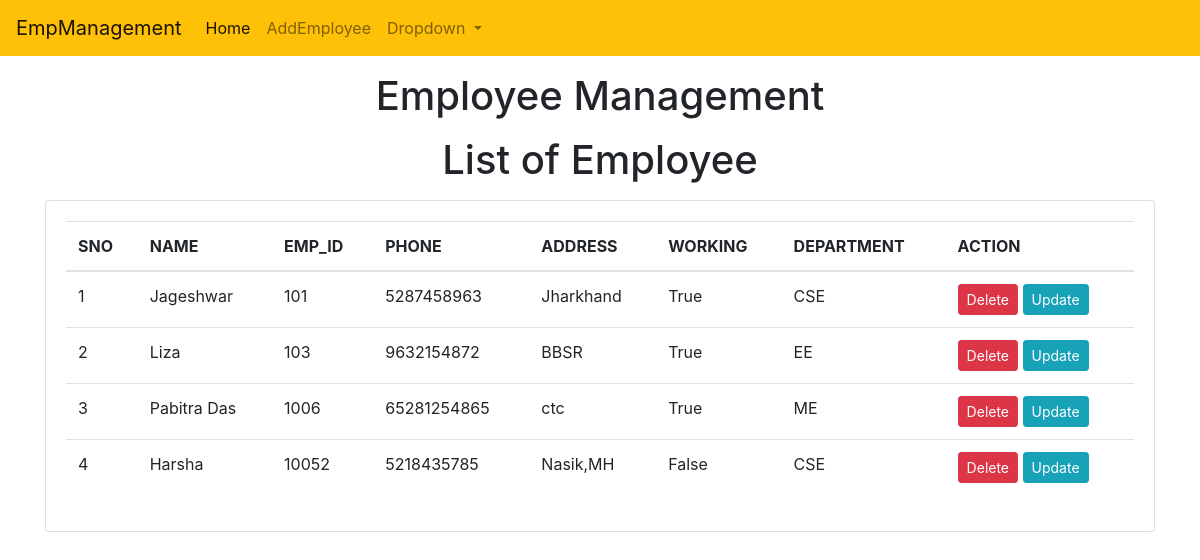
The page /emp/home/ on the database its author committed.
### emp/models.py (models this page shows)
class Emp(models.Model):
    name=models.CharField(max_length=200)
    emp_id=models.CharField(max_length=100)
    phone=models.CharField(max_length=10)
    address=models.CharField(max_length=150)
    working=models.BooleanField(default=True)
    department=models.CharField(max_length=10)

### emp/views.py (the view)
# urls.py: path("home/",emp_home),
def emp_home(request):
    emps=Emp.objects.all()
    return render(request,"emp/home.html", {'emps':emps})

### templates/emp/home.html (shortened to what this page needs)
<!doctype html>
<html lang="en">
  <head>
    <link rel="stylesheet" href="https://cdn.jsdelivr.net/npm/bootstrap@4.0.0/dist/css/bootstrap.min.css">
  </head>
  <body>
    {% include 'emp/navbar.html' %}
     <h1 class="text-center my-3">Employee Management</h1>
     <h1 class="text-center my-3">List of Employee</h1>
     <div class="container">
      <div class="row">
        <div class="col-md-12">
          <div class="card">
            <div class="card-body">
              <table class="table">
                <thead>
                  <tr>
                    <th>SNO</th>
                    <th>NAME</th>
                    <th>EMP_ID</th>
                    <th>PHONE</th>
                    <th>ADDRESS</th>
                    <th>WORKING</th>
                    <th>DEPARTMENT</th>
                    <th>ACTION</th>
                  </tr>
                </thead>
                <tbody>
                  {% for e in emps %}
                  <tr>
                    <td>{{forloop.counter}}</td>
                    <td>{{e.name}}</td>
                    <td>{{e.emp_id}}</td>
                    <td>{{e.phone}}</td>
                    <td>{{e.address}}</td>
                    <td>{{e.working}}</td>
                    <td>{{e.department}}</td>
                    <td><a href="/emp/delete-emp/{{e.id}}" class="btn btn-danger btn-sm">Delete </a>
                      <a href="/emp/update-emp/{{e.id}}" class="btn btn-info btn-sm">Update </a>
                    </td>
                  </tr>
                  {% endfor %}
                </tbody>
              </table>
            </div>
          </div>
        </div>
      </div>
     </div>
  </body>
</html>

### templates/emp/navbar.html (shortened to what this page needs)
 <nav class="navbar navbar-expand-lg navbar-light bg-warning">
    <a class="navbar-brand" href="/emp/home/">EmpManagement</a>
    <div class="collapse navbar-collapse" id="navbarSupportedContent">
      <ul class="navbar-nav mr-auto">
        <li class="nav-item active">
          <a class="nav-link" href="/emp/home/">Home <span class="sr-only">(current)</span></a>
        </li>
        <li class="nav-item">
          <a class="nav-link" href="/emp/add-emp/">AddEmployee</a>
        </li>
        <li class="nav-item dropdown">
          <a class="nav-link dropdown-toggle" href="#" id="navbarDropdown" role="button" data-toggle="dropdown" aria-haspopup="true" aria-expanded="false">
            Dropdown
          </a>
        </li>
      </ul>
    </div>
  </nav>

### rows shown on the page
Emp: name "Jageshwar", emp_id "101", phone "5287458963", address "Jharkhand", working "True", department "CSE"
Emp: name "Liza", emp_id "103", phone "9632154872", address "BBSR", working "True", department "EE"
Emp: name "Pabitra Das", emp_id "1006", phone "65281254865", address "ctc", working "True", department "ME"
Emp: name "Harsha", emp_id "10052", phone "5218435785", address "Nasik,MH", working "False", department "CSE"
